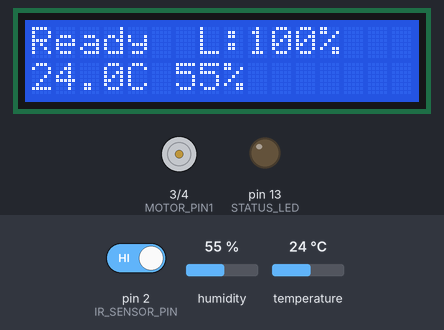
Bench run of a sketch on a simulated Arduino Uno, built with avr-gcc and run on an emulated ATmega328P. Parts: 16×2 character LCD, motor-driver pin pairs drawn as motors (green arrow = first pin HIGH = forward, orange = second pin HIGH = backward, longer = more drive, scaled by the enable pin), output pins drawn as LEDs (lit = HIGH). The inputs (shaded band) are chosen by the test bench; at power-on: pin 2 (IR_SENSOR_PIN) HIGH, humidity 55 %, temperature 24 °C. What the sketch prints to the serial monitor is not drawn.

Above: at 2.6 s.
2.7 s: pin 2 (IR_SENSOR_PIN) driven LOW
At 5.7 s:
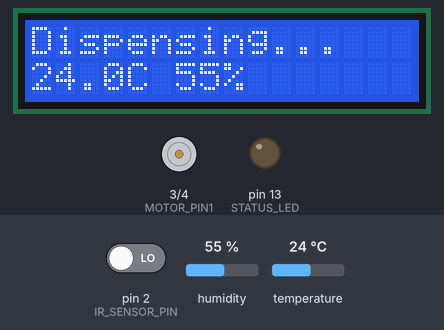
7.5 s: humidity set to 22 %
At 8.5 s:
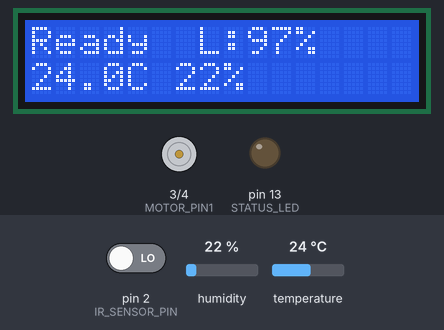
9.5 s: temperature set to 12 °C
At 13.0 s:
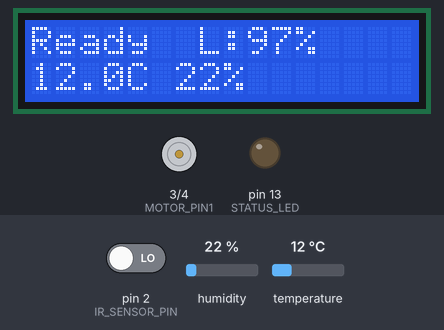
13.5 s: humidity set to 40 %
At 17.2 s:
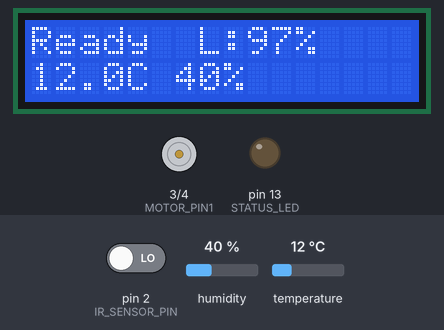
17.5 s: temperature set to 19 °C
At 18.5 s:
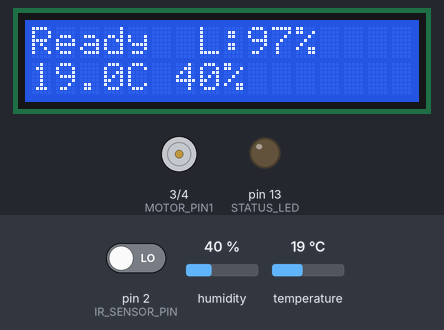
Timing chart, 0 to 20.5 s (numbered marks = the images above; inputs shaded):
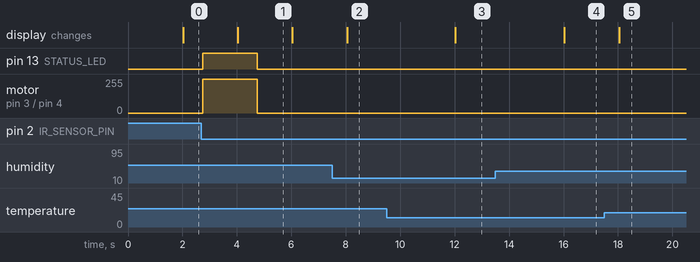

Measured:
- after the input at 2.7 s, pin 13 (STATUS_LED): LOW → HIGH after 0.05 s, → LOW 2.0 s later; motor on pin 3 (MOTOR_PIN1) / pin 4 (MOTOR_PIN2): stopped → forward 255/255 after 0.05 s, → stopped 2.0 s later; the display: changes after 1.3 s (image 1)
- after the input at 7.5 s, the display: changes after 0.55 s (image 2)
- after the input at 9.5 s, the display: changes after 2.5 s (image 3)
- after the input at 13.5 s, the display: changes after 2.5 s (image 4)
- after the input at 17.5 s, the display: changes after 0.55 s (image 5)
- what the display in image 1 shows lasts 2.0 s, from 4.0 s to 6.0 s

The sketch:

smart_dispenser.ino
```cpp
// (licence header left out)
#include <Wire.h>
#include <LiquidCrystal_I2C.h>
#include <DHT.h>

// Pin Definitions
const int IR_SENSOR_PIN = 2;        // IR sensor input
const int MOTOR_PIN1 = 3;           // L293D Input 1
const int MOTOR_PIN2 = 4;           // L293D Input 2
const int MOTOR_ENABLE_PIN = 5;     // L293D Enable Pin
const int DHT_PIN = 6;              // DHT11 sensor
const int LEVEL_SENSOR_PIN = A0;    // Liquid level sensor
const int STATUS_LED = 13;          // Status LED

// System Constants
const unsigned long DISPENSE_TIME = 2000;     // Dispensing duration (ms)
const unsigned long COOLDOWN_TIME = 1000;     // Cooldown between dispenses (ms)
const unsigned long LCD_REFRESH = 2000;       // LCD refresh interval (ms)
const unsigned long SENSOR_READ_INTERVAL = 500; // Sensor reading interval (ms)
const unsigned long DEBOUNCE_DELAY = 50;      // IR sensor debounce time (ms)
const int LOW_LEVEL_THRESHOLD = 20;           // Low liquid warning threshold (%)
const int CRITICAL_LEVEL = 10;               // Critical level threshold (%)
const float DISPENSE_DECREMENT = 2.5;        // Level decrease per dispense (%)

// LCD Configuration
LiquidCrystal_I2C lcd(0x27, 16, 2);  // (0x27 is typical address, adjust if needed)

// DHT Configuration
DHT dht(DHT_PIN, DHT11);

// System State Structure
struct SystemState {
  float liquidLevel = 100.0;        // Current liquid level (%)
  float temperature = 0.0;          // Current temperature (°C)
  float humidity = 0.0;            // Current humidity (%)
  bool isDispensing = false;       // Dispensing state
  bool inCooldown = false;         // Cooldown state
  bool lowLevelAlerted = false;    // Low level notification state
  bool criticalLevelAlerted = false; // Critical level notification state
  unsigned long lastDispenseTime = 0;    // Last dispense timestamp
  unsigned long lastSensorRead = 0;      // Last sensor reading timestamp
  unsigned long lastLCDUpdate = 0;       // Last LCD update timestamp
  unsigned long lastDebounceTime = 0;    // Last IR sensor trigger time
  int lastIRState = HIGH;               // Last IR sensor state
  int stableIRState = HIGH;             // Debounced IR sensor state
} state;

/**
 * Initial setup of the system
 * Configures pins, initializes sensors and display
 */
void setup() {
  // Initialize serial communication
  Serial.begin(115200);  // Higher baud rate for IoT simulation

  // Initialize LCD
  lcd.init();
  lcd.backlight();

  // Initialize DHT sensor
  dht.begin();

  // Configure pins
  pinMode(IR_SENSOR_PIN, INPUT);
  pinMode(MOTOR_PIN1, OUTPUT);
  pinMode(MOTOR_PIN2, OUTPUT);
  pinMode(MOTOR_ENABLE_PIN, OUTPUT);
  pinMode(STATUS_LED, OUTPUT);
  pinMode(LEVEL_SENSOR_PIN, INPUT);

  // Initial system state
  stopMotor();
  updateDisplay();
  sendNotification("System initialized and ready");
}

/**
 * Main program loop
 * Handles sensor reading, motor control, and system updates
 */
void loop() {
  unsigned long currentTime = millis();

  // Handle IR sensor with debouncing
  handleIRSensor(currentTime);

  // Regular sensor readings and display updates
  handlePeriodicTasks(currentTime);

  // Handle dispensing and cooldown states
  handleDispenseState(currentTime);

  // Check liquid levels and send notifications
  checkLiquidLevels();
}

/**
 * Handles IR sensor reading and debouncing
 */
void handleIRSensor(unsigned long currentTime) {
  int reading = digitalRead(IR_SENSOR_PIN);
  if (reading != state.lastIRState) {
    state.lastDebounceTime = currentTime;
  }

  if ((currentTime - state.lastDebounceTime) > DEBOUNCE_DELAY) {
    if (reading != state.stableIRState) {
      state.stableIRState = reading;
      if (state.stableIRState == LOW) {
        handleDispenseRequest();
      }
    }
  }
  state.lastIRState = reading;
}

/**
 * Handles periodic tasks like sensor reading and display updates
 */
void handlePeriodicTasks(unsigned long currentTime) {
  // Update sensors
  if (currentTime - state.lastSensorRead >= SENSOR_READ_INTERVAL) {
    readSensors();
    state.lastSensorRead = currentTime;
  }

  // Update display
  if (currentTime - state.lastLCDUpdate >= LCD_REFRESH) {
    updateDisplay();
    state.lastLCDUpdate = currentTime;
  }
}

/**
 * Handles the dispensing state and cooldown period
 */
void handleDispenseState(unsigned long currentTime) {
  if (state.isDispensing) {
    if (currentTime - state.lastDispenseTime >= DISPENSE_TIME) {
      finishDispensing();
    }
  }

  if (state.inCooldown && (currentTime - state.lastDispenseTime >= COOLDOWN_TIME)) {
    state.inCooldown = false;
  }
}

/**
 * Processes a dispense request
 */
void handleDispenseRequest() {
  if (!state.isDispensing && !state.inCooldown && state.liquidLevel > CRITICAL_LEVEL) {
    startDispensing();
  }
}

/**
 * Starts the dispensing process
 */
void startDispensing() {
  state.isDispensing = true;
  state.lastDispenseTime = millis();
  startMotor();
  digitalWrite(STATUS_LED, HIGH);
  sendNotification("Dispensing liquid");
}

/**
 * Completes the dispensing process
 */
void finishDispensing() {
  stopMotor();
  state.isDispensing = false;
  state.inCooldown = true;
  state.liquidLevel -= DISPENSE_DECREMENT;
  state.liquidLevel = max(0.0, state.liquidLevel);
  digitalWrite(STATUS_LED, LOW);
  sendNotification("Dispense complete");
}

/**
 * Reads values from all sensors
 */
void readSensors() {
  // Read DHT11 sensor
  float newTemp = dht.readTemperature();
  float newHumidity = dht.readHumidity();

  if (!isnan(newTemp) && !isnan(newHumidity)) {
    state.temperature = newTemp;
    state.humidity = newHumidity;
  }

  // Read liquid level sensor (or simulate)
  #ifdef USE_REAL_SENSOR
    int rawLevel = analogRead(LEVEL_SENSOR_PIN);
    state.liquidLevel = map(rawLevel, 0, 1023, 0, 100);
  #endif
}

/**
 * Checks liquid levels and sends notifications if needed
 */
void checkLiquidLevels() {
  if (state.liquidLevel <= CRITICAL_LEVEL && !state.criticalLevelAlerted) {
    sendNotification("CRITICAL: Liquid level below 10%");
    state.criticalLevelAlerted = true;
  } else if (state.liquidLevel <= LOW_LEVEL_THRESHOLD && !state.lowLevelAlerted) {
    sendNotification("WARNING: Low liquid level");
    state.lowLevelAlerted = true;
  } else if (state.liquidLevel > LOW_LEVEL_THRESHOLD) {
    state.lowLevelAlerted = false;
    state.criticalLevelAlerted = false;
  }
}

/**
 * Updates the LCD display with current status
 */
void updateDisplay() {
  lcd.clear();

  // First line: Status and level
  lcd.setCursor(0, 0);
  if (state.liquidLevel <= CRITICAL_LEVEL) {
    lcd.print("REFILL REQUIRED!");
  } else if (state.isDispensing) {
    lcd.print("Dispensing...");
  } else if (state.inCooldown) {
    lcd.print("Please Wait...");
  } else {
    lcd.print("Ready  L:");
    lcd.print((int)state.liquidLevel);
    lcd.print("%");
  }

  // Second line: Environmental data
  lcd.setCursor(0, 1);
  lcd.print(state.temperature, 1);
  lcd.print("C ");
  lcd.print(state.humidity, 0);
  lcd.print("% ");
}

/**
 * Starts the motor
 */
void startMotor() {
  analogWrite(MOTOR_ENABLE_PIN, 255);
  digitalWrite(MOTOR_PIN1, HIGH);
  digitalWrite(MOTOR_PIN2, LOW);
}

/**
 * Stops the motor
 */
void stopMotor() {
  digitalWrite(MOTOR_PIN1, LOW);
  digitalWrite(MOTOR_PIN2, LOW);
  analogWrite(MOTOR_ENABLE_PIN, 0);
}

/**
 * Sends a notification through Serial (IoT simulation)
 */
void sendNotification(const char* message) {
  Serial.print("IoT Notification: ");
  Serial.println(message);

  // Here you would typically send data to ESP8266 or other IoT module
  // Example: esp8266.println(message);
} 
```
